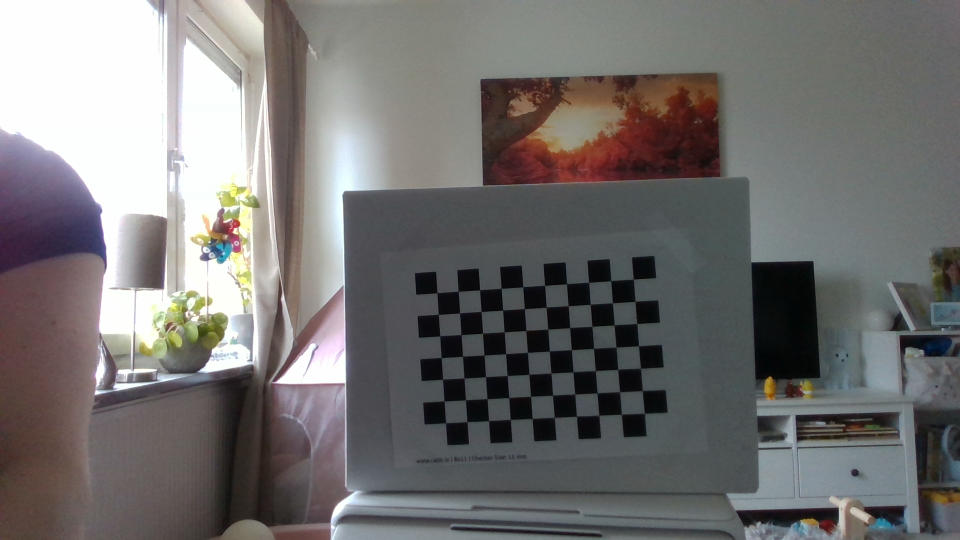
#> input picture oskars_wacky_testbed/real_sense_camera/images_real_sense_1920/image0.png, 1920 x 1080 px (shown at 1/2 size); its folder holds 4 pictures in this run
$ python camera_calibration.py
#> lines starting #> are read from the running program, lines starting #| are printed output that depends on the picture; after the words box and inside, x2 and y2 are one past the last pixel; in counts of white or black regions, pixels touching at a corner belong together
import glob
import os

import cv2
import numpy as np
from extract_realsense_parameters import ExtractParameters


# lth board
# chessboardSize = (5, 8)
# size_of_chessboard_squares_mm = 20


chessboardSize = (7, 10)
size_of_chessboard_squares_mm = 15
IMAGE_FOLDER_NAME = "images_real_sense_1920"
CALIB_DATA_NAME = "calib_data_1080"
# /home/csproj_vision/PycharmProjects/Vision-For-Robotic-RL/oskars_wacky_testbed/real_sense_camera/
calib_data_path = f'/home/csproj_vision/PycharmProjects/Vision-For-Robotic-RL/oskars_wacky_testbed/real_sense_camera//{CALIB_DATA_NAME}'
image_path = f'/home/csproj_vision/PycharmProjects/Vision-For-Robotic-RL/oskars_wacky_testbed/real_sense_camera/{IMAGE_FOLDER_NAME}/*.png'

CHECK_DIR = os.path.isdir(calib_data_path)

if not CHECK_DIR:
    os.makedirs(calib_data_path)
    print(f'"{calib_data_path}" Directory is created')

else:
    addition = 1
    while os.path.isdir(calib_data_path + f'_{addition}'):
        addition += 1
    print(f'"{calib_data_path}" Directory already Exists.')
    new_path = calib_data_path + f'_{addition}'
    os.makedirs(new_path)

    print(f'"{new_path}" Directory is created')

# termination criteria
criteria = (cv2.TERM_CRITERIA_EPS + cv2.TERM_CRITERIA_MAX_ITER, 30, 0.001)

# prepare object points, like (0,0,0), (1,0,0), (2,0,0) ....,(6,5,0)
objp = np.zeros((chessboardSize[0] * chessboardSize[1], 3), np.float32)
objp[:, :2] = np.mgrid[0:chessboardSize[0], 0:chessboardSize[1]].T.reshape(-1, 2)

objp = objp * size_of_chessboard_squares_mm

# Arrays to store object points and image points from all the images.
objpoints = []  # 3d point in real world space
imgpoints = []  # 2d points in image plane.

calibration_images = glob.glob(image_path)

num_used_images = 0

for calibration_image in calibration_images:
    color_image = cv2.imread(calibration_image)
#> color_image is the input picture: shape (1080, 1920, 3); mean B, G, R 112.3, 113.1, 115.1
    # print(color_image.shape)
    # cv2.imshow('test', color_image)
    # cv2.waitKey(0)
    gray_image = cv2.cvtColor(color_image, cv2.COLOR_BGR2GRAY)
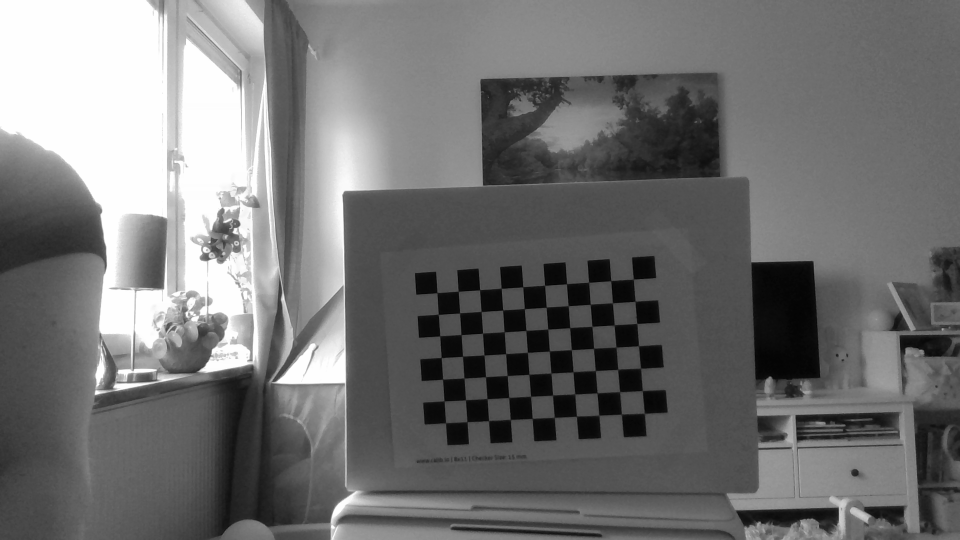
#> gray_image: shape (1080, 1920) (shown at 1/2 size); min 1, max 255, mean 113.5

    # Find the chess board corners
    ret, corners = cv2.findChessboardCorners(gray_image, chessboardSize, None)
#> ret = True; corners = 70 rows, first 8: [1268.1, 560.1], [1269.7, 604.1], [1273.7, 646.2], [1279.1, 690.9], [1281.6, 736.6], [1285.7, 780.9], [1287.7, 826.1], [1223.4, 561]

    # If found, add object points, image points (after refining them)
    if ret == True:
        corners2 = cv2.cornerSubPix(gray_image, corners, (11, 11), (-1, -1), criteria)
#> corners2 = 70 rows, first 8: [1267.4, 558.7], [1270.7, 603.1], [1274.4, 647.3], [1277.4, 692], [1281.7, 736.8], [1285.2, 781.7], [1289.4, 827.1], [1222.1, 561.7]
        cv2.drawChessboardCorners(color_image, chessboardSize, corners2, ret)
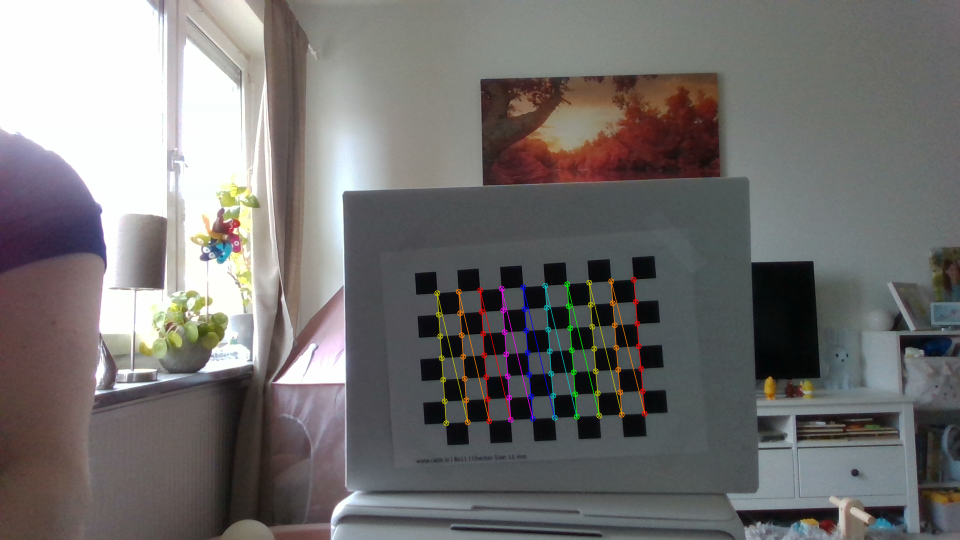
#> color_image: shape (1080, 1920, 3) (shown at 1/2 size); 0.99% of pixels changed, all inside (x1, y1, x2, y2) = (868, 553, 1296, 853)
        cv2.imshow('img', color_image)
        key = cv2.waitKey(0)
#> (key Esc is pressed here)

        if key == ord("y"):
            objpoints.append(objp)

            imgpoints.append(corners)
            num_used_images += 1
#> pass 2 of the loop `for calibration_image in calibration_images:`:
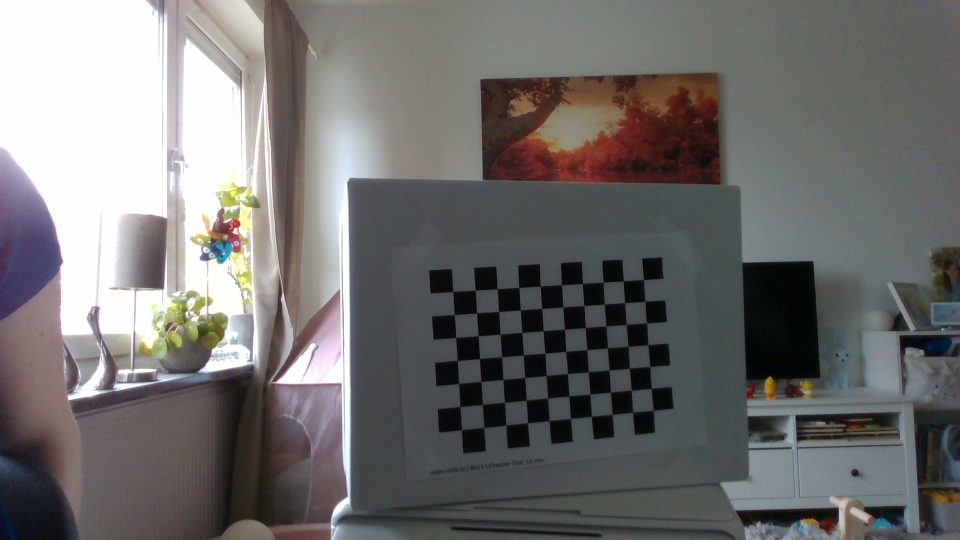
#> input picture oskars_wacky_testbed/real_sense_camera/images_real_sense_1920/image1.png, 1920 x 1080 px (shown at 1/2 size)
#> color_image is the input picture: shape (1080, 1920, 3); mean B, G, R 110, 111.2, 112.4
#> `gray_image = cv2.cvtColor(color_image, cv2.COLOR_BGR2GRAY)`:
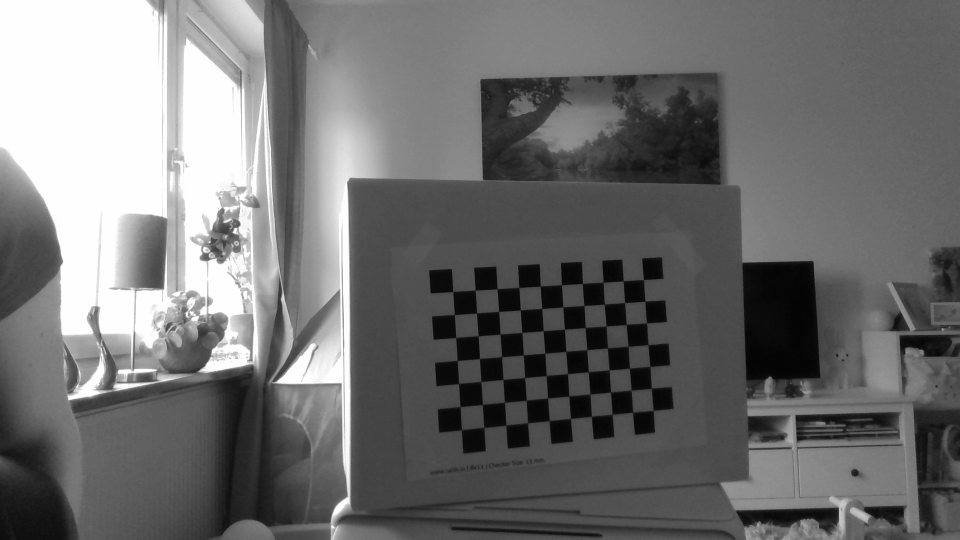
#> gray_image: shape (1080, 1920) (shown at 1/2 size); min 1, max 255, mean 111.3
#> corners = 70 rows, first 8: [1287, 558.5], [1290.5, 602.5], [1292.7, 645], [1297.1, 689.3], [1301.3, 734.3], [1303.5, 777], [1307, 821], [1247.4, 560.8]
#> corners2 = 70 rows, first 8: [1287.5, 559.6], [1290.5, 602.8], [1293.6, 646.2], [1296.4, 689.7], [1300.4, 733.5], [1303.2, 776.9], [1307, 821.2], [1246.8, 562.1]
#> `cv2.drawChessboardCorners(color_image, chessboardSize, corners2, ret)`:
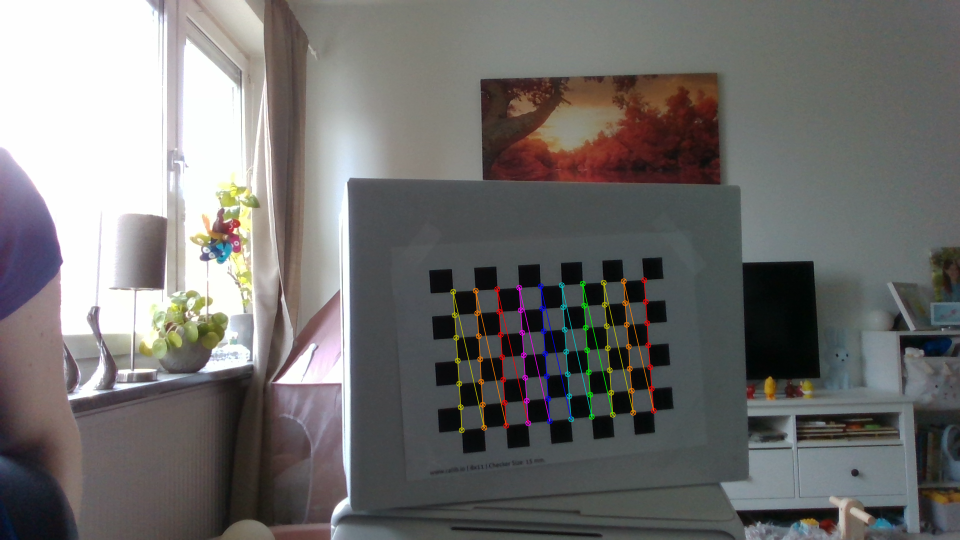
#> color_image: shape (1080, 1920, 3) (shown at 1/2 size); 1% of pixels changed, all inside (x1, y1, x2, y2) = (900, 554, 1314, 867)
#> (key Enter is pressed here)
#> pass 3 of the loop `for calibration_image in calibration_images:`:
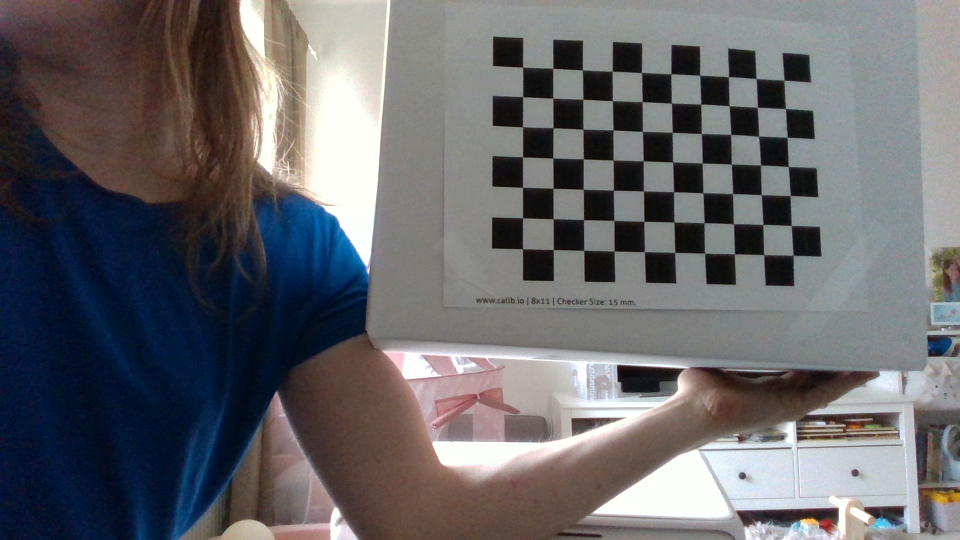
#> input picture oskars_wacky_testbed/real_sense_camera/images_real_sense_1920/image10.png, 1920 x 1080 px (shown at 1/2 size)
#> color_image is the input picture: shape (1080, 1920, 3); mean B, G, R 105.7, 102.3, 103
#> `gray_image = cv2.cvtColor(color_image, cv2.COLOR_BGR2GRAY)`:
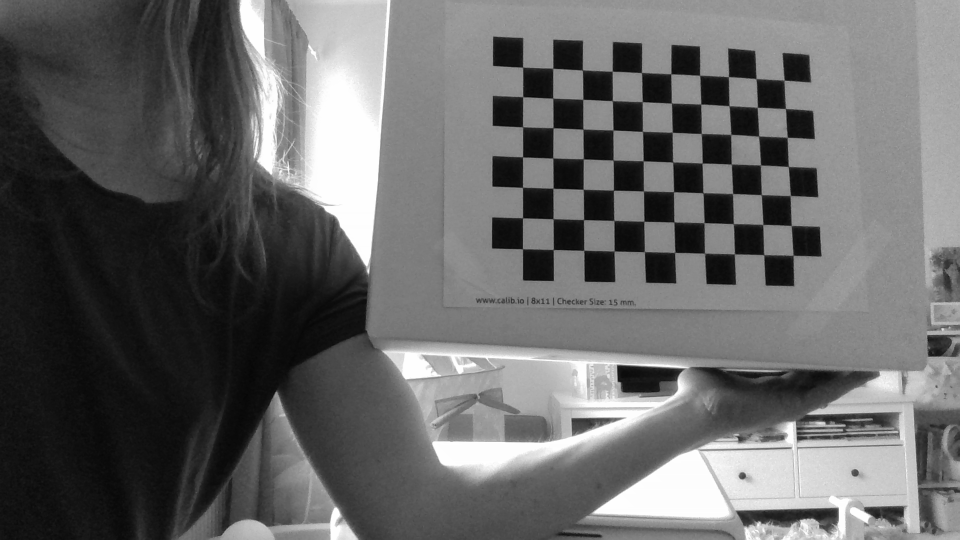
#> gray_image: shape (1080, 1920) (shown at 1/2 size); min 2, max 255, mean 102.9
#> corners = 70 rows, first 8: [1569.1, 160.4], [1571.4, 217.1], [1575.6, 275.1], [1578.2, 333.4], [1581.3, 389.1], [1582.8, 451.2], [1587.2, 510.4], [1511.5, 158.7]
#> corners2 = 70 rows, first 8: [1568.6, 160.7], [1571.3, 217.5], [1574.7, 275.1], [1577, 333.5], [1581, 391.5], [1582.9, 451.4], [1586.7, 510.9], [1512.4, 157.6]
#> `cv2.drawChessboardCorners(color_image, chessboardSize, corners2, ret)`:
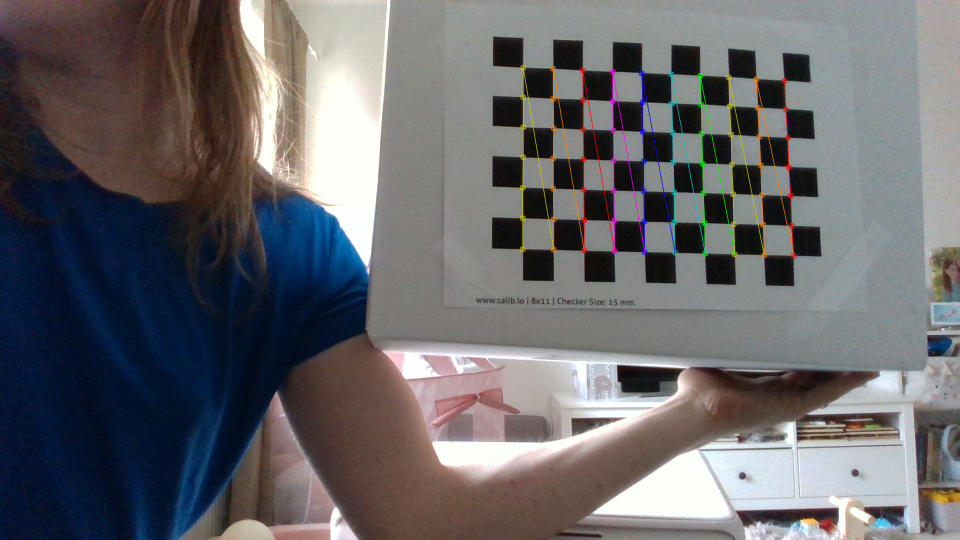
#> color_image: shape (1080, 1920, 3) (shown at 1/2 size); 1.26% of pixels changed, all inside (x1, y1, x2, y2) = (1039, 129, 1594, 518)
#> the loop made 4 passes; the first 3 are shown
        # Draw and display the corners

        # cv2.waitKey(1000)
print(num_used_images)

cv2.destroyAllWindows()

############## CALIBRATION #######################################################

#> (the run stopped early here; a loop or call above may not have finished)
